Frame 1 (no input): blank canvas, image omitted
Frame 60 (the mouse pressed at the canvas centre just before this capture): blank canvas, image omitted
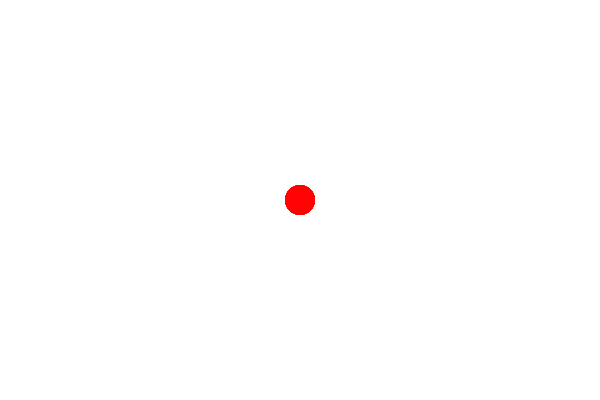
Frame 120 (the mouse held since frame 60 and released just before this capture)

The Processing sketch whose frames 1 and 60 were blank and that drew this single picture after the mouse press (run headless with seeded random() and noise(); from frame 60 on, the mouse is pressed at the canvas centre):

// Processing sketch: interact_25_save
// ── interact_25_save.pde
int count = 1;

void setup(){
  size(600, 400);
  background(255);
  noStroke();
}

void draw() {
  if (mousePressed == true) {
    fill(255, 0, 0, 40);
    ellipse(mouseX, mouseY, 30, 30);
  }
  if (keyPressed == true) {
    save("frame" + count + ".png");
    delay(500);
    count++;
  }
}
